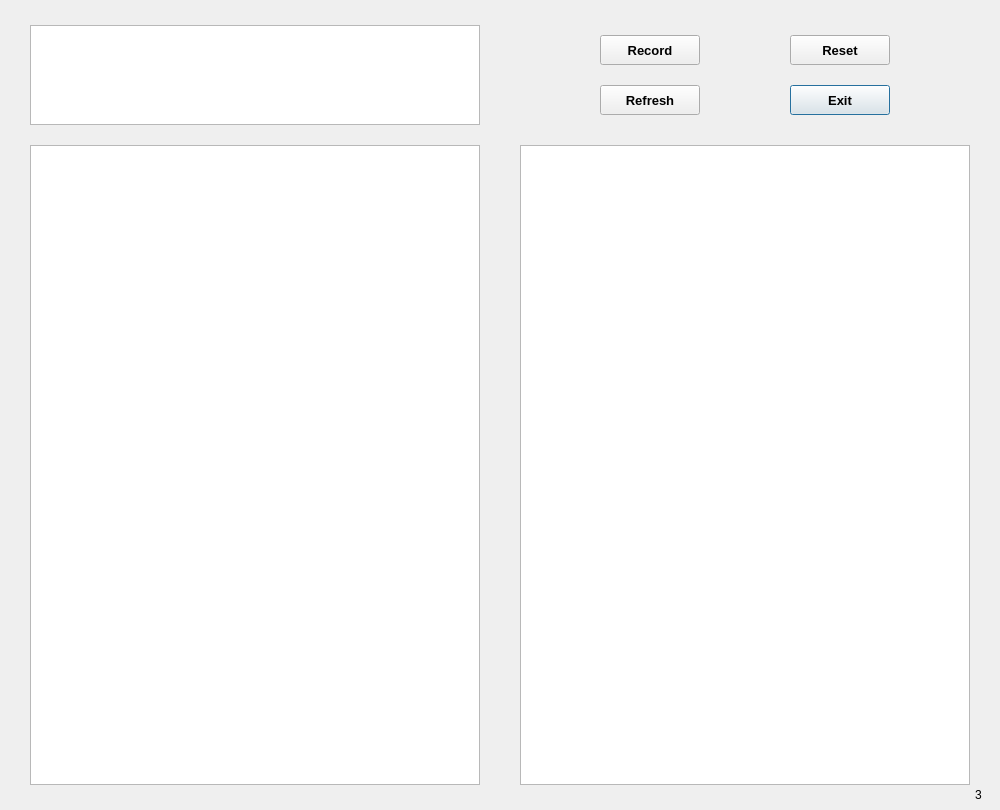
<?xml version="1.0" encoding="UTF-8"?>
<ui version="4.0">
 <class>dataProcessing3</class>
 <widget class="QDialog" name="dataProcessing3">
  <property name="geometry">
   <rect>
    <x>0</x>
    <y>0</y>
    <width>1000</width>
    <height>810</height>
   </rect>
  </property>
  <property name="windowTitle">
   <string>Dialog</string>
  </property>
  <widget class="QPushButton" name="exit">
   <property name="geometry">
    <rect>
     <x>790</x>
     <y>85</y>
     <width>100</width>
     <height>30</height>
    </rect>
   </property>
   <property name="font">
    <font>
     <pointsize>10</pointsize>
     <bold>true</bold>
    </font>
   </property>
   <property name="text">
    <string>Exit</string>
   </property>
  </widget>
  <widget class="QPushButton" name="record">
   <property name="geometry">
    <rect>
     <x>600</x>
     <y>35</y>
     <width>100</width>
     <height>30</height>
    </rect>
   </property>
   <property name="font">
    <font>
     <pointsize>10</pointsize>
     <bold>true</bold>
    </font>
   </property>
   <property name="toolTip">
    <string>&lt;html&gt;&lt;head/&gt;&lt;body&gt;&lt;p align=&quot;center&quot;&gt;&lt;span style=&quot; font-weight:700;&quot;&gt;Record&lt;/span&gt;&lt;/p&gt;&lt;/body&gt;&lt;/html&gt;</string>
   </property>
   <property name="whatsThis">
    <string>&lt;html&gt;&lt;head/&gt;&lt;body&gt;&lt;p align=&quot;center&quot;&gt;&lt;span style=&quot; font-weight:700;&quot;&gt;Record&lt;/span&gt;&lt;/p&gt;&lt;/body&gt;&lt;/html&gt;</string>
   </property>
   <property name="text">
    <string>Record</string>
   </property>
  </widget>
  <widget class="QPushButton" name="reset">
   <property name="geometry">
    <rect>
     <x>790</x>
     <y>35</y>
     <width>100</width>
     <height>30</height>
    </rect>
   </property>
   <property name="font">
    <font>
     <pointsize>10</pointsize>
     <bold>true</bold>
    </font>
   </property>
   <property name="text">
    <string>Reset</string>
   </property>
  </widget>
  <widget class="QLabel" name="number">
   <property name="geometry">
    <rect>
     <x>975</x>
     <y>785</y>
     <width>20</width>
     <height>20</height>
    </rect>
   </property>
   <property name="text">
    <string>3</string>
   </property>
  </widget>
  <widget class="QTextBrowser" name="onceData">
   <property name="geometry">
    <rect>
     <x>30</x>
     <y>25</y>
     <width>450</width>
     <height>100</height>
    </rect>
   </property>
  </widget>
  <widget class="QTextBrowser" name="pressedData">
   <property name="geometry">
    <rect>
     <x>520</x>
     <y>145</y>
     <width>450</width>
     <height>640</height>
    </rect>
   </property>
  </widget>
  <widget class="QTextBrowser" name="pressingData">
   <property name="geometry">
    <rect>
     <x>30</x>
     <y>145</y>
     <width>450</width>
     <height>640</height>
    </rect>
   </property>
  </widget>
  <widget class="QPushButton" name="refersh">
   <property name="geometry">
    <rect>
     <x>600</x>
     <y>85</y>
     <width>100</width>
     <height>30</height>
    </rect>
   </property>
   <property name="font">
    <font>
     <pointsize>10</pointsize>
     <bold>true</bold>
    </font>
   </property>
   <property name="toolTip">
    <string>&lt;html&gt;&lt;head/&gt;&lt;body&gt;&lt;p align=&quot;center&quot;&gt;Refersh&lt;/p&gt;&lt;/body&gt;&lt;/html&gt;</string>
   </property>
   <property name="whatsThis">
    <string>&lt;html&gt;&lt;head/&gt;&lt;body&gt;&lt;p align=&quot;center&quot;&gt;Refersh&lt;/p&gt;&lt;/body&gt;&lt;/html&gt;</string>
   </property>
   <property name="text">
    <string>Refresh</string>
   </property>
  </widget>
 </widget>
 <resources/>
 <connections>
  <connection>
   <sender>exit</sender>
   <signal>clicked()</signal>
   <receiver>dataProcessing3</receiver>
   <slot>close()</slot>
   <hints>
    <hint type="sourcelabel">
     <x>649</x>
     <y>474</y>
    </hint>
    <hint type="destinationlabel">
     <x>399</x>
     <y>299</y>
    </hint>
   </hints>
  </connection>
 </connections>
</ui>
